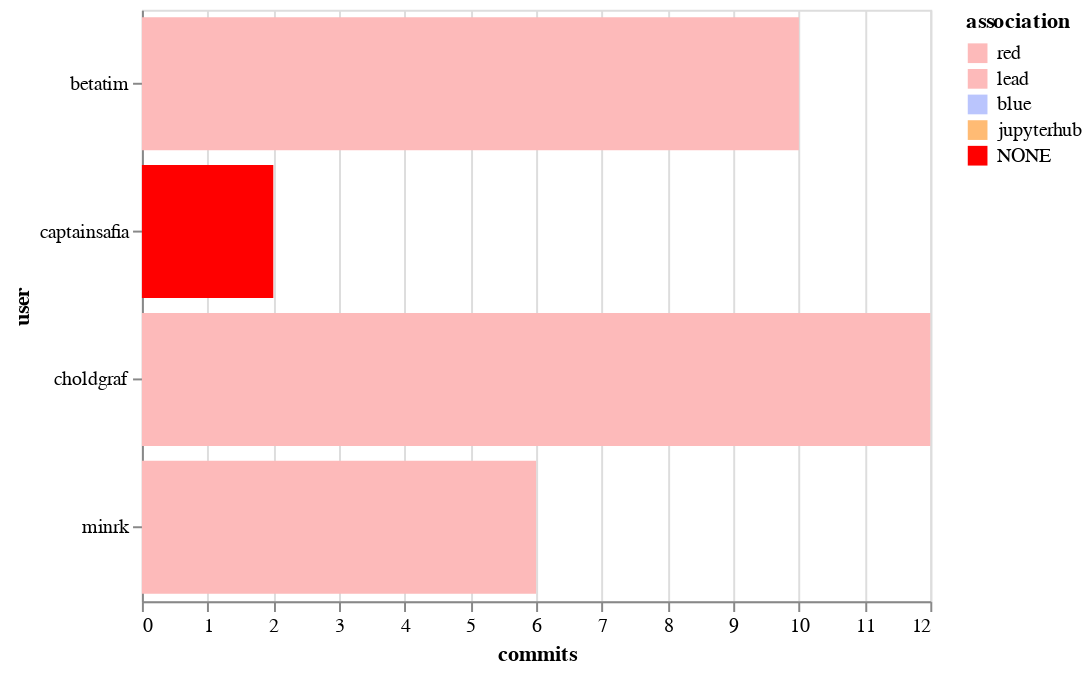

Notebook cell for this chart:
### Code cell
alt.Chart(top_committers).mark_bar().encode(
    x='commits',
    y='user',
    color=alt.Color('association', scale=color_scale)
)

### Figure 1 — Vega-Lite specification as saved in the notebook (floating-point values rounded to 4 significant figures)
{"$schema": "https://vega.github.io/schema/vega-lite/v2.6.0.json", "config": {"view": {"height": 300, "width": 400}}, "data": {"name": "data-74058dd7484ea2299d3fb0f0b0f68717"}, "datasets": {"data-74058dd7484ea2299d3fb0f0b0f68717": [{"association": "red", "commits": 12, "user": "choldgraf"}, {"association": "red", "commits": 10, "user": "betatim"}, {"association": "lead", "commits": 6, "user": "minrk"}, {"association": "NONE", "commits": 2, "user": "captainsafia"}]}, "encoding": {"color": {"field": "association", "scale": {"domain": ["red", "lead", "blue", "jupyterhub", "NONE"], "range": ["#fdbaba", "#fdbaba", "#bac5fd", "#ffbb74", "red"]}, "type": "nominal"}, "x": {"field": "commits", "type": "quantitative"}, "y": {"field": "user", "type": "nominal"}}, "mark": "bar"}
